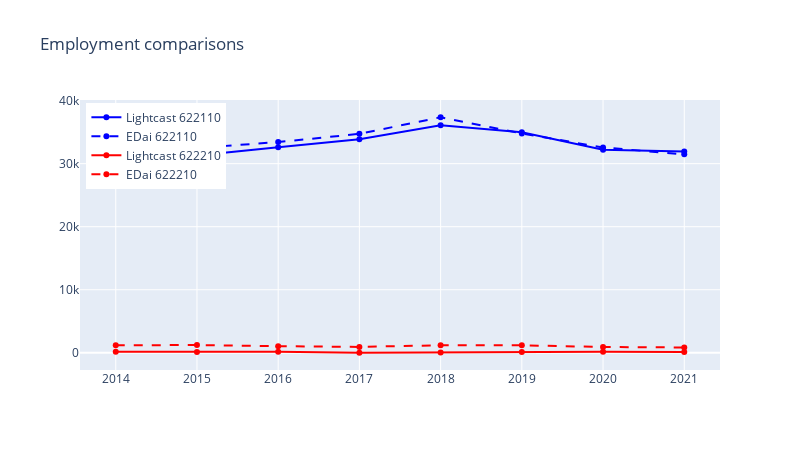

Write notebook code for a chart like this one.
### Code cell
fig = go.Figure()
fig.add_trace(
    go.Scatter(
        x = years,
        y = lightcast.loc[622110].astype(float),
        name = 'Lightcast 622110',
        line={'color': 'blue'}

    )
)
fig.add_trace(
    go.Scatter(
        x = years,
        y = employment_series['622110'].astype(float),
        name = 'EDai 622110',
        line={'color': 'blue', 'dash': 'dash'}
    )
)
fig.add_trace(
    go.Scatter(
        x = years,
        y = lightcast.loc[622210].astype(float),
        name = 'Lightcast 622210',
        line = {'color': 'red'}
    )
)
fig.add_trace(
    go.Scatter(
        x = years,
        y = employment_series['622210'].astype(float),
        name = 'EDai 622210',
        line={'color': 'red', 'dash': 'dash'}
    )
)

fig.update_layout(
    title='Employment comparisons',
    width=800,
    height=450,
    legend=dict(
                y=0.99,
                x=0.01
                )
)

### Figure 1 — Plotly figure (JSON) as saved in the notebook; plotly's stock layout.template omitted (floating-point values rounded to 4 significant figures)
{"data": [{"line": {"color": "blue"}, "name": "Lightcast 622110", "type": "scatter", "x": [2014, 2015, 2016, 2017, 2018, 2019, 2020, 2021], "y": [29157, 31296, 32584, 33857, 36107, 34998, 32201, 31943]}, {"line": {"color": "blue", "dash": "dash"}, "name": "EDai 622110", "type": "scatter", "x": [2014, 2015, 2016, 2017, 2018, 2019, 2020, 2021], "y": [30348, 32486, 33420, 34727, 37361, 34798, 32564, 31483]}, {"line": {"color": "red"}, "name": "Lightcast 622210", "type": "scatter", "x": [2014, 2015, 2016, 2017, 2018, 2019, 2020, 2021], "y": [149, 130, 179, 5, 61, 124, 155, 113]}, {"line": {"color": "red", "dash": "dash"}, "name": "EDai 622210", "type": "scatter", "x": [2014, 2015, 2016, 2017, 2018, 2019, 2020, 2021], "y": [1198.0, 1223.0, 1049.0, 934.0, 1195.0, 1192.0, 920.0, 843.4]}], "layout": {"height": 450, "legend": {"x": 0.01, "y": 0.99}, "title": {"text": "Employment comparisons"}, "width": 800}}
